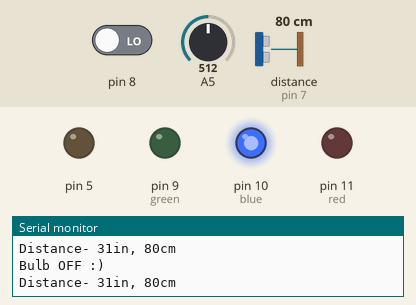
Bench run of a sketch on a simulated Arduino Uno, built with avr-gcc and run on an emulated ATmega328P. Shown: output pins drawn as LEDs (lit = HIGH), the last lines printed to the serial monitor. Wiring (inferred from the names in the program): ultrasonic range finder: trigger pin 7; echo pin 7. The inputs (shaded band) are chosen by the test bench; at power-on: distance to the obstacle (sensor on pin 7) 80 cm, pin 8 LOW, A5 = 512. The echo pulse lasts 58.3 µs per cm.

Above: at 1.2 s.
1.3 s: distance to the obstacle (sensor on pin 7) set to 57 cm
2.8 s: distance to the obstacle (sensor on pin 7) set to 47 cm
At 3.8 s:
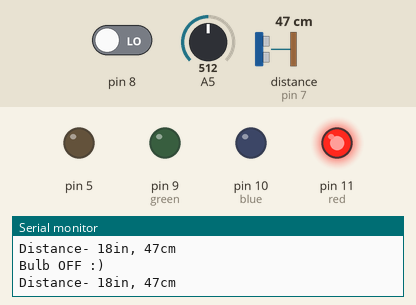
4.3 s: pin 8 driven HIGH
At 5.6 s:
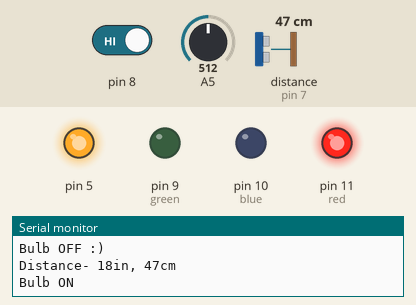
Timing chart, 0 to 7.3 s (numbered marks = the images above; inputs shaded):
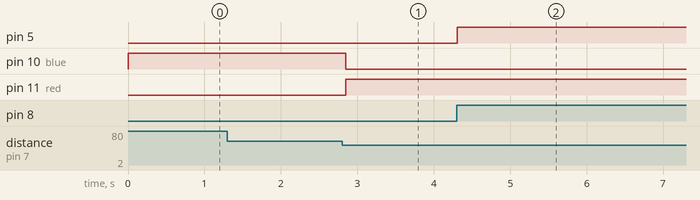

Measured:
- the behaviour switches between 52 and 51 cm on distance to the obstacle (sensor on pin 7) (found by bisection; images 0 and 1)
- after the input at 2.8 s, pin 10 (blue): HIGH → LOW after 0.05 s; pin 11 (red): LOW → HIGH after 0.05 s
- after the input at 4.3 s, pin 5: LOW → HIGH at once

The sketch:

aurduino.ino
```cpp
float x,y ;
const int pingPin = 7;

int red=11;
int blue=10;
int green=9;

void setup ()
{
  pinMode( 8, INPUT);
  pinMode( 5, OUTPUT);
  pinMode( A5, INPUT);

  pinMode(red,OUTPUT);
  pinMode(blue,OUTPUT);
  pinMode(green,OUTPUT);
  Serial.begin(9600);
}
void loop ()
{
  x= digitalRead(8);
  y= analogRead(A5);
  //Serial.println(x);
  //Serial.println(y);
  if ( (x>0) && (y<550))
  {
    digitalWrite(5, HIGH);
    Serial.println("Bulb ON");
    delay (5000);
  }
  else
    digitalWrite(5, 0);
    Serial.println("Bulb OFF :)");


  long duration, inches, cm;

  pinMode(pingPin, OUTPUT);
  digitalWrite(pingPin, LOW);
  delayMicroseconds(2);
  digitalWrite(pingPin, HIGH);
  delayMicroseconds(5);
  digitalWrite(pingPin, LOW);


  pinMode(pingPin, INPUT);
  duration = pulseIn(pingPin, HIGH);


  inches = microsecondsToInches(duration);
  cm = microsecondsToCentimeters(duration);
  if(inches<20)
  {
    digitalWrite(red,HIGH);
    digitalWrite(green,LOW);
  digitalWrite(blue,LOW);
    //Serial.println (" DOOR OPEN ");
    //Serial.println(inches);
  }
  if(inches>70)
  {
    digitalWrite(red,LOW);
    digitalWrite(green,HIGH);
  digitalWrite(blue,LOW);
  }
  if(inches>20 && inches<70)
  {
    digitalWrite(red,LOW);
    digitalWrite(green,LOW);
  digitalWrite(blue,HIGH);
  }

  Serial.print("Distance- ");
  Serial.print(inches);
  Serial.print("in, ");
  Serial.print(cm);
  Serial.print("cm");
  Serial.println();

  delay(100);
}

long microsecondsToInches(long microseconds) {
  return microseconds / 74 / 2;
}

long microsecondsToCentimeters(long microseconds) {
  return microseconds / 29 / 2;

}
```
